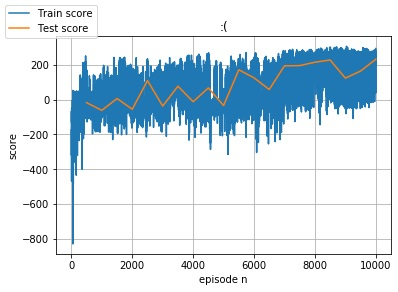

Generate this figure with Python:
import numpy as np
import gym
import sys
import tensorflow as tf 
import matplotlib
import matplotlib.pyplot as plt

tf.keras.backend.set_floatx('float64')
actor_model = tf.keras.models.Sequential([
  tf.keras.layers.Dense(128,input_shape=(1,8),activation='relu'),
  tf.keras.layers.Dense(4, activation='softmax')
])
actor_model.compile(loss='categorical_crossentropy',optimizer=tf.keras.optimizers.Adam(learning_rate = 0.001))

critic_model = tf.keras.models.Sequential([
  tf.keras.layers.Dense(128,input_shape=(1,8),activation='relu'),
  tf.keras.layers.Dense(1)
])
critic_model.compile(loss='mean_squared_error', optimizer=tf.keras.optimizers.Adam(learning_rate = 0.005))


# actor_model.load_weights('./weights_a2c/actor_model5000')
# critic_model.load_weights('./weights_a2c/critic_model5000')
 

env = gym.make('LunarLander-v2')
env.seed(1)
env2 = gym.make('LunarLander-v2')
env2.seed(2)
# env._max_episode_steps = 1000
episodes =10000
score=0
episode_n=[]
episode_n_test=[]
score_train=[]
score_test=[]

def train2(previous_states,advantages,real_previous_values):
    actor_model.train_on_batch(previous_states, advantages)
    critic_model.train_on_batch(previous_states, real_previous_values)
    
def train(buff):
    previous_states= []
    real_previous_values=[]
    advantages=[]

    last_gae = 0.0
    GAMMA = 0.99
    GAE_LAMBDA = 0.95
    for previous_state, action, reward, current_state, done in reversed(buff):
        previous_states.append(previous_state)
        if done:
           delta = reward - critic_model(previous_state)
           last_gae = delta
        else:
          delta = reward + GAMMA * critic_model(current_state) - critic_model(previous_state)
          last_gae = delta + GAMMA * GAE_LAMBDA * last_gae
        advantage=np.zeros((1,4))
        advantage[0][action]=last_gae
        advantages.append(advantage)
        real_previous_values.append(last_gae + critic_model(previous_state))
 
    previous_states=list(reversed(previous_states))
    advantages=list(reversed(advantages))
    real_previous_values=list(reversed(real_previous_values))
    
    previous_states=tf.convert_to_tensor(previous_states)

    real_previous_values=tf.convert_to_tensor(real_previous_values)
    advantages=tf.convert_to_tensor(advantages)

    train2(previous_states,advantages,real_previous_values)

def test():
  score=0
  for e in range(20):
    state = env2.reset()
    episode_score = 0
    done = False
    while not done:
       state = state.reshape([1,8])
       logits = actor_model(state)
       a_dist = logits.numpy()
       a = np.random.choice(a_dist[0],p=a_dist[0]) # Choose random action with p = action 
       a, = np.where(a_dist[0] == a)
       a=a[0]
       next_state, reward, done, _ = env2.step(a)
       episode_score +=reward
       state=next_state
    score+=episode_score
  return (score/20)

for e in range(episodes):
  state = env.reset()
  episode_score = 0
  episode_memory=[]
  done = False
  replay_buffer=[]
  running_add=0
  while not done:
    state = state.reshape([1,8])
    logits = actor_model(state)
    a_dist = logits.numpy()
    # env.render()
    a = np.random.choice(a_dist[0],p=a_dist[0]) # Choose random action with p = action 
    a, = np.where(a_dist[0] == a)
    a=a[0]
    next_state, reward, done, _ = env.step(a)
    next_state = next_state.reshape([1,8])
    episode_score +=reward

    # if done and not(episode_score==max_score):
    # 	running_add=-30

    episode_memory.append([state, a, reward, next_state, done])
    state=next_state
  episode_memory=np.array(episode_memory)
  train(episode_memory)
  score+=episode_score
  episode_n.append(e+1)
  score_train.append(episode_score)
  print("Episode  {}  Score  {}".format(e+1, episode_score))
  if (e+1) % 10 == 0:
    print("10 Episodes  mean train score  {}".format(score/10))
    score=0

  if(e+1) % 500 == 0:
    test_score=test()
    episode_n_test.append(e+1)
    score_test.append(test_score)

    actor_model.save_weights('./weights_a2c/actor_model'+str(e+1))
    critic_model.save_weights('./weights_a2c/critic_model'+str(e+1))
    

fig, ax = plt.subplots()
ax.plot(episode_n, score_train)
ax.plot(episode_n_test, score_test)
ax.set(xlabel='episode n', ylabel='score',title=':(')
ax.grid()
fig.legend(['Train score', 'Test score'], loc='upper left')
fig.savefig("a2c_MC_gae.png")
plt.show()
